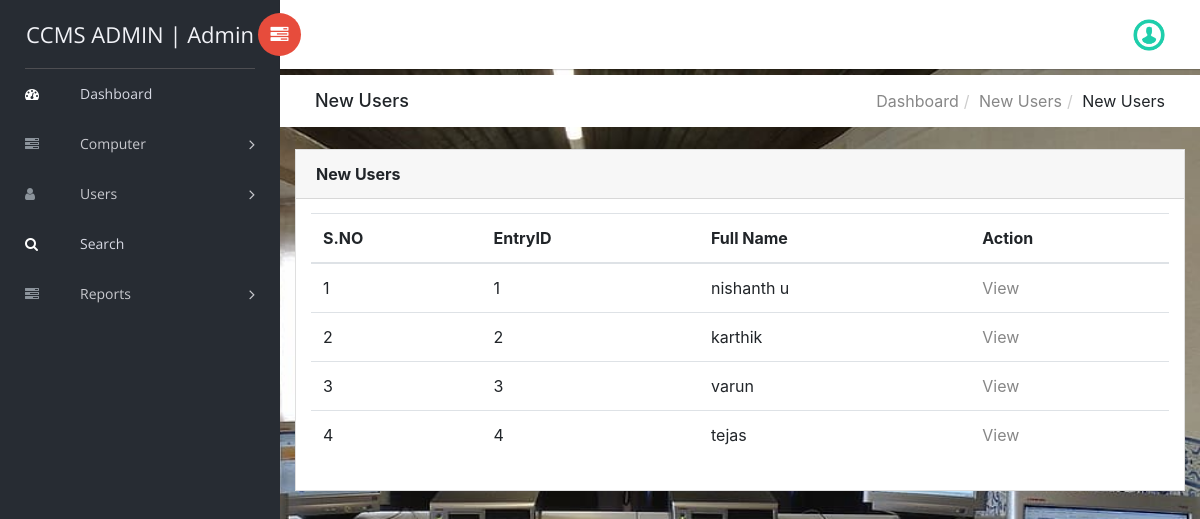
/ccms/view-allusers.php (signed in), run on the app's committed database.
### tables this page shows
CREATE TABLE `tblusers` (
  `ID` int(10) NOT NULL,
  `EntryID` varchar(20) DEFAULT NULL,
  `UserName` varchar(120) DEFAULT NULL,
  `UserAddress` varchar(200) DEFAULT NULL,
  `MobileNumber` bigint(10) DEFAULT NULL,
  `Email` varchar(200) DEFAULT NULL,
  `ComputerName` varchar(120) DEFAULT NULL,
  `IDProof` varchar(120) DEFAULT NULL,
  `InTime` timestamp NULL DEFAULT current_timestamp(),
  `OutTime` timestamp NULL DEFAULT NULL ON UPDATE current_timestamp(),
  `Fees` varchar(120) DEFAULT NULL,
  `Remark` varchar(120) DEFAULT NULL,
  `Status` varchar(20) NOT NULL,
  `UpdationDate` timestamp NULL DEFAULT NULL ON UPDATE current_timestamp()
);

### ccms/view-allusers.php (the view, shortened to what this page needs)
<?php
include('includes/dbconnection.php');
if (strlen($_SESSION['ccmsaid']==0)) {
  header('location:logout.php');
  } else{
  ?>
<!doctype html>
<html class="no-js" lang="en">
<head>
    <link rel="stylesheet" href="vendors/bootstrap/dist/css/bootstrap.min.css">
    <link rel="stylesheet" href="vendors/font-awesome/css/font-awesome.min.css">
    <link rel="stylesheet" href="vendors/themify-icons/css/themify-icons.css">
    <link rel="stylesheet" href="vendors/flag-icon-css/css/flag-icon.min.css">
    <link rel="stylesheet" href="vendors/selectFX/css/cs-skin-elastic.css">
    <link rel="stylesheet" href="assets/css/style.css">
</head>
<body class="bg-dark" style="
background-image: url('images/222.jpg');
background-repeat: no-repeat;
background-attachment: fixed;
background-size: 100% 100%;">
    <?php include_once('includes/sidebar.php');?>
    <div id="right-panel" class="right-panel">
        <?php include_once('includes/header.php');?>
        <div class="breadcrumbs">
            <div class="col-sm-4">
                <div class="page-header float-left">
                    <div class="page-title">
                        <h1>New Users</h1>
                    </div>
                </div>
            </div>
            <div class="col-sm-8">
                <div class="page-header float-right">
                    <div class="page-title">
                        <ol class="breadcrumb text-right">
                            <li><a href="dashboard.php">Dashboard</a></li>
                            <li><a href="manage-newusers.php">New Users</a></li>
                            <li class="active">New Users</li>
                        </ol>
                    </div>
                </div>
            </div>
        </div>
        <div class="content mt-3">
            <div class="animated fadeIn">
                <div class="row">
                    <div class="col-lg-12">
                        <div class="card">
                            <div class="card-header">
                                <strong class="card-title">New Users</strong>
                            </div>
                            <div class="card-body">
                                <table class="table">
                                    <thead>
                                        <tr>
                                            <tr>
                  <th>S.NO</th>
                  <th>EntryID</th>
                  <th>Full Name</th>
                 <th>Action</th>
                </tr>
                                        </tr>
                                        </thead>
                                    <?php
$ret=mysqli_query($con,"select *from tblusers");
$cnt=1;
while ($row=mysqli_fetch_array($ret)) {
?>
                <tr>
                  <td><?php echo $cnt;?></td>
             <td><?php  echo $row['EntryID'];?></td>
                  <td><?php  echo $row['UserName'];?></td>
                  <td ><a href="view-user-detail.php?upid=<?php echo $row['ID'];?>">View</a>
                </tr>
                <?php
$cnt=$cnt+1;
}?>
                                </table>
                            </div>
                        </div>
                    </div>
                </div>
            </div>
        </div>
    </div>
</body>
</html>
<?php }  ?>

### ccms/includes/sidebar.php (shortened to what this page needs)
<aside id="left-panel" class="left-panel">
        <nav class="navbar navbar-expand-sm navbar-default">
<?php
$adminid=$_SESSION['ccmsaid'];
$ret=mysqli_query($con,"select AdminName from tbladmin where ID='$adminid'");
$row=mysqli_fetch_array($ret);
$name=$row['AdminName'];
?>
            <div class="navbar-header">
                <a class="navbar-brand" href="dashboard.php">CCMS ADMIN | <?php echo $name; ?></a>
            </div>
            <div id="main-menu" class="main-menu collapse navbar-collapse">
                <ul class="nav navbar-nav">
                    <li class="active">
                        <a href="dashboard.php"> <i class="menu-icon fa fa-dashboard"></i>Dashboard </a>
                    </li>
<li class="menu-item-has-children dropdown">
                        <a href="#" class="dropdown-toggle" data-toggle="dropdown" aria-haspopup="true" aria-expanded="false"> <i class="menu-icon fa fa-tasks"></i>Computer</a>
                    </li>
 <li class="menu-item-has-children dropdown">
                        <a href="add-users.php" class="dropdown-toggle" data-toggle="dropdown" aria-haspopup="true" aria-expanded="false"> <i class="menu-icon fa fa-user"></i>Users</a>
                    </li>
<li class="active">
                        <a href="search.php"> <i class="menu-icon fa fa-search"></i>Search </a>
                    </li>
  <li class="menu-item-has-children dropdown">
                        <a href="#" class="dropdown-toggle" data-toggle="dropdown" aria-haspopup="true" aria-expanded="false"> <i class="menu-icon fa fa-tasks"></i>Reports</a>
                    </li>
                </ul>
            </div>
        </nav>
    </aside>

### data on the page
tblusers: EntryID "1", UserName "nishanth u"
tblusers: EntryID "2", UserName "karthik"
tblusers: EntryID "3", UserName "varun"
tblusers: EntryID "4", UserName "tejas"

### other printed values
$name "Admin"
